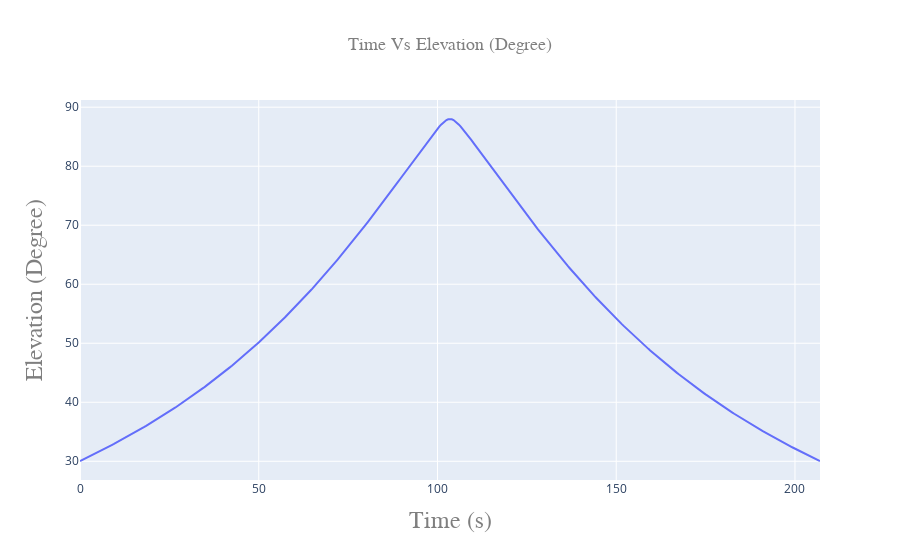

The code cell stored with this chart in its notebook:
### Code cell
fig = go.Figure()

fig.add_trace(go.Scatter(x=df.index/2,
                         y=df["elevation"],
                         name = "Elevation"
                        
))






fig.update_layout(
    title=go.layout.Title(
        text="Time Vs Elevation (Degree)",
        xref="paper",
        x=.5,
        font=dict(
                family="Droid Sans, monospace",
                size=18,
                color="#7f7f7f"
            )
    
    ),
    xaxis=go.layout.XAxis(
        title=go.layout.xaxis.Title(
            text="Time (s)",
            font=dict(
                family="Droid Sans, monospace",
                size=24,
                color="#7f7f7f"
            )
        )
    ),
    yaxis=go.layout.YAxis(
        title=go.layout.yaxis.Title(
            text="Elevation (Degree)",
            font=dict(
                family="Droid Sans, monospace",
                size=24,
                color="#7f7f7f"
            )
        )
    )
)

fig.show()

### Figure 1 — Plotly figure (JSON) as saved in the notebook; plotly's stock layout.template omitted (floating-point values rounded to 4 significant figures; data arrays with more than 128 entries replaced by an {"elided": "..."} marker saying what was removed)
{"data": [{"name": "Elevation", "type": "scatter", "x": {"elided": "415 float values"}, "y": {"elided": "415 float values"}}], "layout": {"title": {"font": {"color": "#7f7f7f", "family": "Droid Sans, monospace", "size": 18}, "text": "Time Vs Elevation (Degree)", "x": 0.5, "xref": "paper"}, "xaxis": {"title": {"font": {"color": "#7f7f7f", "family": "Droid Sans, monospace", "size": 24}, "text": "Time (s)"}}, "yaxis": {"title": {"font": {"color": "#7f7f7f", "family": "Droid Sans, monospace", "size": 24}, "text": "Elevation (Degree)"}}}}
